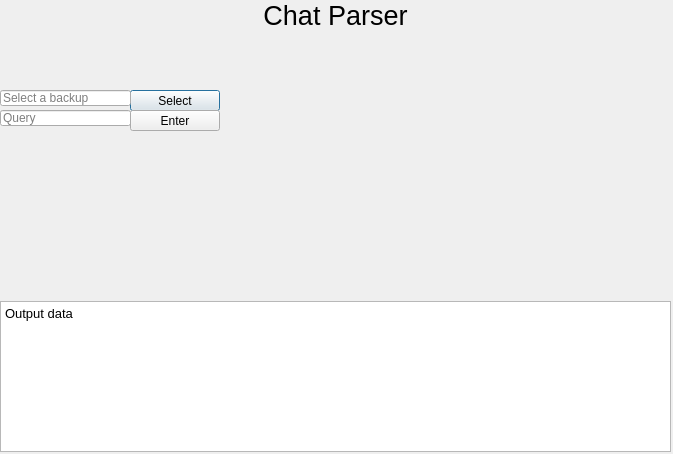
<?xml version="1.0" encoding="UTF-8"?>
<ui version="4.0">
 <class>Dialog</class>
 <widget class="QDialog" name="Dialog">
  <property name="geometry">
   <rect>
    <x>0</x>
    <y>0</y>
    <width>673</width>
    <height>454</height>
   </rect>
  </property>
  <property name="windowTitle">
   <string>Dialog</string>
  </property>
  <widget class="QPushButton" name="pushButton">
   <property name="geometry">
    <rect>
     <x>130</x>
     <y>90</y>
     <width>90</width>
     <height>21</height>
    </rect>
   </property>
   <property name="text">
    <string>Select</string>
   </property>
  </widget>
  <widget class="QLabel" name="label_2">
   <property name="geometry">
    <rect>
     <x>0</x>
     <y>0</y>
     <width>671</width>
     <height>31</height>
    </rect>
   </property>
   <property name="text">
    <string>&lt;html&gt;&lt;head/&gt;&lt;body&gt;&lt;p align=&quot;center&quot;&gt;&lt;span style=&quot; font-size:20pt;&quot;&gt;Chat Parser&lt;/span&gt;&lt;/p&gt;&lt;/body&gt;&lt;/html&gt;</string>
   </property>
  </widget>
  <widget class="QTextBrowser" name="textBrowser">
   <property name="geometry">
    <rect>
     <x>0</x>
     <y>301</y>
     <width>671</width>
     <height>151</height>
    </rect>
   </property>
   <property name="html">
    <string>&lt;!DOCTYPE HTML PUBLIC &quot;-//W3C//DTD HTML 4.0//EN&quot; &quot;http://www.w3.org/TR/REC-html40/strict.dtd&quot;&gt;
&lt;html&gt;&lt;head&gt;&lt;meta name=&quot;qrichtext&quot; content=&quot;1&quot; /&gt;&lt;style type=&quot;text/css&quot;&gt;
p, li { white-space: pre-wrap; }
&lt;/style&gt;&lt;/head&gt;&lt;body style=&quot; font-family:'Ubuntu'; font-size:10pt; font-weight:400; font-style:normal;&quot;&gt;
&lt;p style=&quot; margin-top:0px; margin-bottom:0px; margin-left:0px; margin-right:0px; -qt-block-indent:0; text-indent:0px;&quot;&gt;Output data&lt;/p&gt;&lt;/body&gt;&lt;/html&gt;</string>
   </property>
  </widget>
  <widget class="QLineEdit" name="lineEdit">
   <property name="geometry">
    <rect>
     <x>0</x>
     <y>110</y>
     <width>131</width>
     <height>16</height>
    </rect>
   </property>
   <property name="placeholderText">
    <string>Query</string>
   </property>
  </widget>
  <widget class="QPushButton" name="pushButton_2">
   <property name="geometry">
    <rect>
     <x>130</x>
     <y>110</y>
     <width>90</width>
     <height>21</height>
    </rect>
   </property>
   <property name="text">
    <string>Enter</string>
   </property>
  </widget>
  <widget class="QLineEdit" name="lineEdit_2">
   <property name="geometry">
    <rect>
     <x>0</x>
     <y>90</y>
     <width>131</width>
     <height>16</height>
    </rect>
   </property>
   <property name="placeholderText">
    <string>Select a backup</string>
   </property>
  </widget>
 </widget>
 <resources/>
 <connections/>
</ui>
